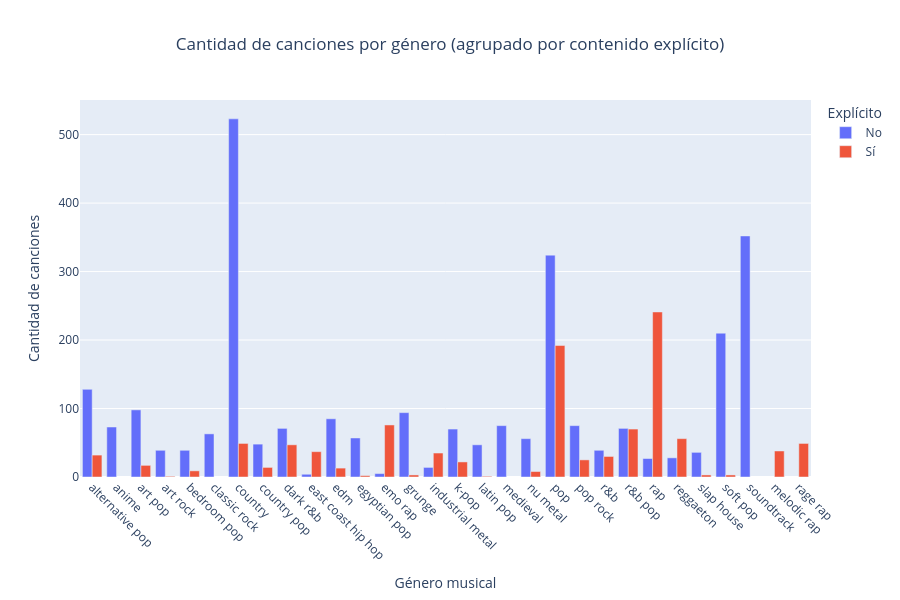

Notebook code cell kept with this figure:
### Markdown cell above
### 4.2 ¿Qué géneros tienen más contenido explícito?

Se analiza la proporción de canciones explícitas vs no explícitas 
dentro de los 30 géneros más representados.

### Code cell
# Otra opción para el grafico de barras seria agrupar por cantidad de canciones identificadas como 'explicitas' por género musical.

top30_genres = df_top30['main_genre']
df_explicit = df[df['main_genre'].isin(top30_genres)]

df_grouped = (
    df_explicit.groupby(['main_genre', 'explicit'])
    .size()
    .reset_index(name='count')
)

df_grouped['explicit'] = df_grouped['explicit'].map({True: 'Sí', False: 'No'})

fig = px.bar(
    df_grouped,
    x='main_genre',
    y='count',
    color='explicit',
    barmode='group',
    title='Cantidad de canciones por género (agrupado por contenido explícito)',
    labels={
        'main_genre': 'Género musical',
        'count': 'Cantidad de canciones',
        'explicit': 'Contenido explícito'
    },
    height=600
)

fig.update_layout(
    xaxis_tickangle=45,
    title_x=0.5,
    legend_title="Explícito"
)

fig.show()
fig.write_image("generos_explicito.png")

### Figure 1 — Plotly figure (JSON) as saved in the notebook; plotly's stock layout.template omitted (floating-point values rounded to 4 significant figures)
{"data": [{"alignmentgroup": "True", "hovertemplate": "Contenido explícito=No<br>Género musical=%{x}<br>Cantidad de canciones=%{y}<extra></extra>", "legendgroup": "No", "marker": {"color": "#636efa", "pattern": {"shape": ""}}, "name": "No", "offsetgroup": "No", "orientation": "v", "showlegend": true, "textposition": "auto", "type": "bar", "x": ["alternative pop", "anime", "art pop", "art rock", "bedroom pop", "classic rock", "country", "country pop", "dark r&b", "east coast hip hop", "edm", "egyptian pop", "emo rap", "grunge", "industrial metal", "k-pop", "latin pop", "medieval", "nu metal", "pop", "pop rock", "r&b", "r&b pop", "rap", "reggaeton", "slap house", "soft pop", "soundtrack"], "xaxis": "x", "y": [128, 73, 98, 39, 39, 63, 523, 48, 71, 4, 85, 57, 5, 94, 14, 70, 47, 75, 56, 324, 75, 39, 71, 27, 28, 36, 210, 352], "yaxis": "y"}, {"alignmentgroup": "True", "hovertemplate": "Contenido explícito=Sí<br>Género musical=%{x}<br>Cantidad de canciones=%{y}<extra></extra>", "legendgroup": "Sí", "marker": {"color": "#EF553B", "pattern": {"shape": ""}}, "name": "Sí", "offsetgroup": "Sí", "orientation": "v", "showlegend": true, "textposition": "auto", "type": "bar", "x": ["alternative pop", "art pop", "art rock", "bedroom pop", "country", "country pop", "dark r&b", "east coast hip hop", "edm", "egyptian pop", "emo rap", "grunge", "industrial metal", "k-pop", "latin pop", "melodic rap", "nu metal", "pop", "pop rock", "r&b", "r&b pop", "rage rap", "rap", "reggaeton", "slap house", "soft pop"], "xaxis": "x", "y": [32, 17, 1, 9, 49, 14, 47, 37, 13, 2, 76, 3, 35, 22, 1, 38, 8, 192, 25, 30, 70, 49, 241, 56, 3, 3], "yaxis": "y"}], "layout": {"barmode": "group", "height": 600, "legend": {"title": {"text": "Explícito"}, "tracegroupgap": 0}, "title": {"text": "Cantidad de canciones por género (agrupado por contenido explícito)", "x": 0.5}, "xaxis": {"anchor": "y", "domain": [0, 1], "tickangle": 45, "title": {"text": "Género musical"}}, "yaxis": {"anchor": "x", "domain": [0, 1], "title": {"text": "Cantidad de canciones"}}}}
